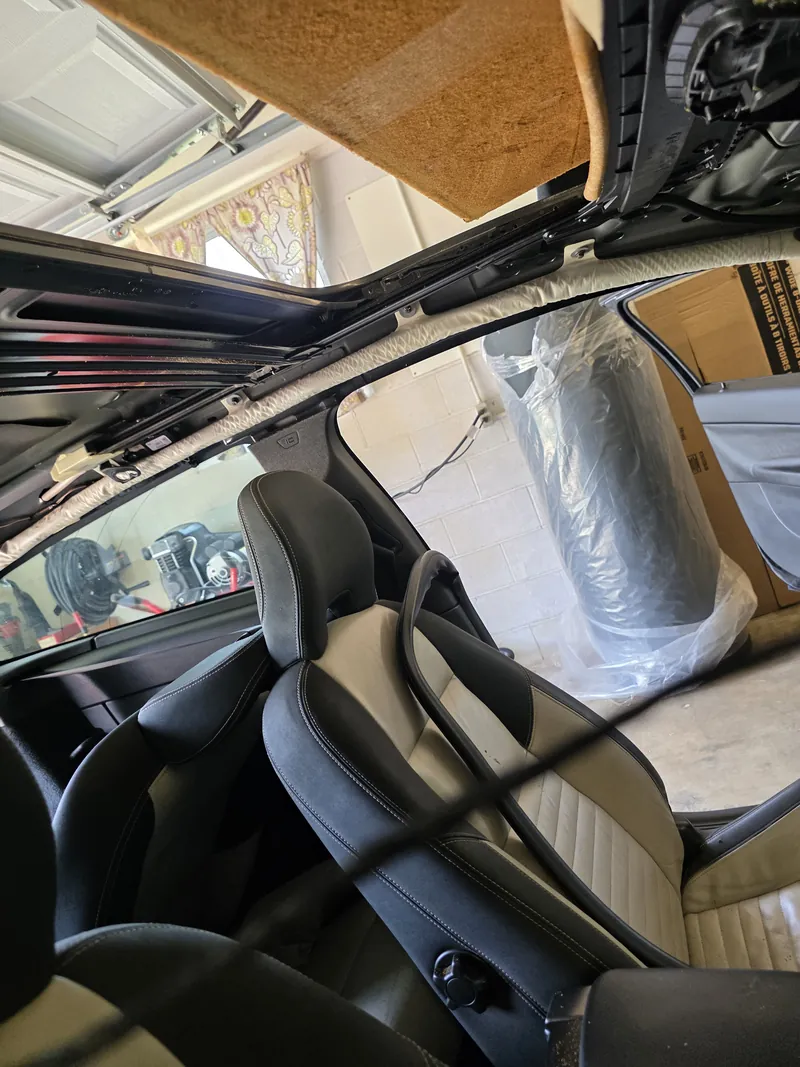
#> input picture assets/ba-sunroof-shade-before-800.webp, 800 x 1067 px
$ python import_photos.py --src ../assets
#> lines starting #> are read from the running program, lines starting #| are printed output that depends on the picture
"""Triage a folder of raw shop photos into a labelled contact sheet.

Step 1 of the photo pipeline. Point it at a folder of dumped photos (the Google
Drive export, a phone dump, whatever) and it will:

  * read every image, whatever the extension actually claims
  * drop byte-identical duplicates
  * flag visually near-identical shots (burst frames, re-saves) as one group
  * fix EXIF rotation, which phone photos always need
  * write numbered review-size WebPs plus a contact sheet you can open and label

Nothing is copied into assets/ here — this step is purely "what have we got".
Once the user has labelled the numbers, run adopt_photos.py to move the keepers
into assets/ under real names, then make_responsive.py to cut the srcset tiers.

    python _build/import_photos.py --src "C:/path/to/downloaded/photos"
    # then open _build/incoming/contact-sheet.html

HEIC note: most "HEIC" files out of Google Drive are actually JPEG bytes with a
stale extension, and Pillow reads those fine. If a real HEIC turns up, install
pillow-heif (`pip install pillow-heif`) and rerun — it is picked up automatically.
"""
import argparse
import hashlib
import json
import os

from PIL import Image, ImageOps

try:                                    # optional, only needed for true HEIC
    import pillow_heif
    pillow_heif.register_heif_opener()
#> (this line was passed over: pillow_heif is not available in this run)
    HEIF = True
except ImportError:
    HEIF = False

HERE = os.path.dirname(os.path.abspath(__file__))
OUTDIR = os.path.join(HERE, "incoming")

REVIEW_W = 1400          # review copies; the real srcset tiers come later
THUMB_W = 400
QUALITY = 82
EXTS = (".jpg", ".jpeg", ".png", ".webp", ".heic", ".heif", ".bmp", ".tif", ".tiff")


def dhash(im, size=16):
    """Difference hash — 256-bit perceptual fingerprint, no extra dependencies.

    Compares each pixel to its right-hand neighbour, so it keys on gradients
    rather than overall brightness. An average hash was tried first and grouped
    plainly different photos together whenever their overall luminance matched;
    dhash at 16x16 separates them cleanly.
    """
    g = im.convert("L").resize((size + 1, size), Image.LANCZOS)
    px = g.tobytes()
    bits, i = 0, 0
    for row in range(size):
        base = row * (size + 1)
        for col in range(size):
            if px[base + col] > px[base + col + 1]:
                bits |= 1 << i
            i += 1
    return bits


def main():
    ap = argparse.ArgumentParser()
    ap.add_argument("--src", required=True, help="folder of raw photos")
    ap.add_argument("--near", type=int, default=12,
                    help="max differing bits (of 256) to call two shots near-identical; "
                         "raise to group more aggressively, lower to group less")
    args = ap.parse_args()

    if not os.path.isdir(args.src):
        raise SystemExit(f"source folder not found: {args.src}")
    os.makedirs(OUTDIR, exist_ok=True)

    files = sorted(f for f in os.listdir(args.src) if f.lower().endswith(EXTS))
    if not files:
        raise SystemExit(f"no images found in {args.src}")

    by_bytes, records, unreadable = {}, [], []
    exact_dupes = 0

    for fname in files:
        path = os.path.join(args.src, fname)
        with open(path, "rb") as fh:
            digest = hashlib.sha256(fh.read()).hexdigest()
        if digest in by_bytes:                       # same bytes, already have it
            by_bytes[digest]["dupe_names"].append(fname)
            exact_dupes += 1
            continue

        try:
            with Image.open(path) as im:
#> im is the input picture: PIL image 800x1067 RGB; mean R, G, B 101.3, 96.1, 87.6
                real_format = im.format          # what it ACTUALLY is
#> real_format = 'WEBP'
                im = ImageOps.exif_transpose(im)  # phones lie about orientation
                im = im.convert("RGB")
                rec = {
                    "src": fname,
                    "sha256": digest[:16],
                    "format": real_format,
                    "w": im.width,
                    "h": im.height,
                    "bytes": os.path.getsize(path),
                    "dupe_names": [],
                    "phash": dhash(im),
                }
#> in dhash, `g = im.convert("L").resize((size + 1, size), Image.LANCZOS)`:
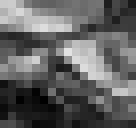
#> g: PIL image 17x16 L (shown 8 times larger); min 0, max 226, mean 96.8
#> rec = {'src': 'ba-sunroof-shade-before-800.webp', 'sha256': '5813de03c992f6b9', 'format': 'WEBP', 'w': 800, 'h': 1067, 'bytes': 93820, 'dupe_names': [], 'phash': 87321220621640955203523268883812134449896687476003675185669036425986174669374}
                rec["_im"] = im.copy()
                by_bytes[digest] = rec
                records.append(rec)
        except Exception as exc:                     # noqa: BLE001 - report, don't die
            unreadable.append((fname, f"{type(exc).__name__}: {exc}"))
#> pass 2 of the loop in main, `for fname in files:`:
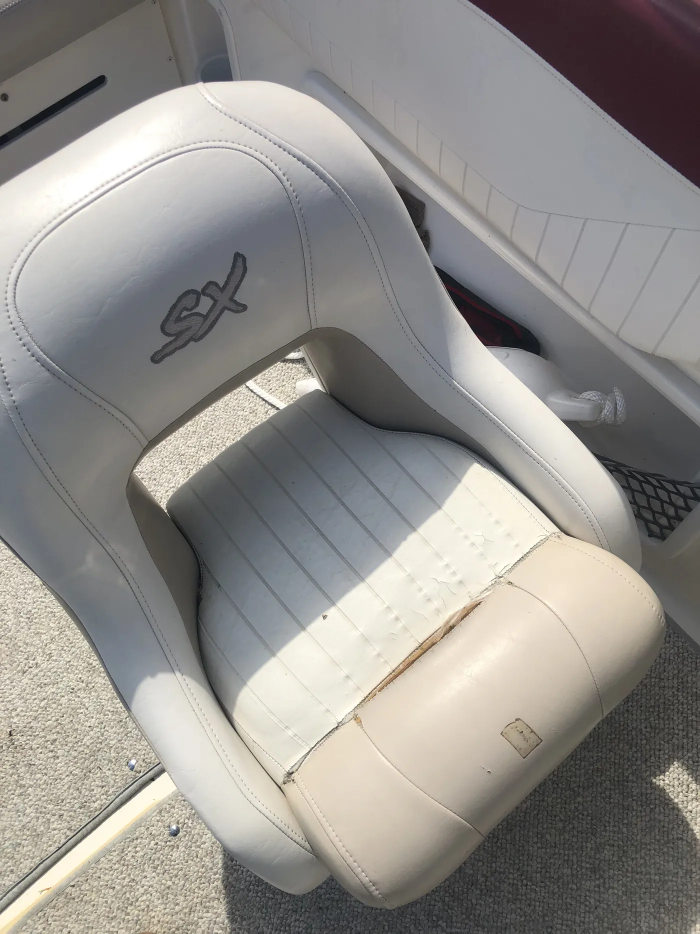
#> input picture assets/boat-helm-seat-white-1400.webp, 1400 x 1867 px (shown at 1/2 size)
#> in main, im is the input picture: PIL image 1400x1867 RGB; mean R, G, B 145.6, 143, 139.2
#> in dhash (call 2), `g = im.convert("L").resize((size + 1, size), Image.LANCZOS)`:
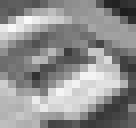
#> g: PIL image 17x16 L (shown 8 times larger); min 29, max 249, mean 143.3
#> rec = {'src': 'boat-helm-seat-white-1400.webp', 'sha256': '9ea13990a9391cdf', 'format': 'WEBP', 'w': 1400, 'h': 1867, 'bytes': 185370, 'dupe_names': [], 'phash': 2811160555940271178127986819664208314849209959196247570798917079263734742028}

    # group near-identical shots so the user labels a burst once, not eight times
    groups = []
    for rec in records:
        for g in groups:
            if bin(g[0]["phash"] ^ rec["phash"]).count("1") <= args.near:
                g.append(rec)
                break
        else:
            groups.append([rec])
#> this loop made 2 passes
#> after the loop, g = 1 item; groups = 2 items

    manifest, tiles = [], []
    for gi, group in enumerate(groups, 1):
        # keep the highest-resolution frame of a near-identical group as the lead
        group.sort(key=lambda r: r["w"] * r["h"], reverse=True)
        for within, rec in enumerate(group):
            num = f"{gi:03d}" if within == 0 else f"{gi:03d}{chr(96 + within)}"
            im = rec.pop("_im")
            w = min(REVIEW_W, im.width)
            h = round(im.height * w / im.width)
            out_name = f"{num}.webp"
            im.resize((w, h), Image.LANCZOS).save(
                os.path.join(OUTDIR, out_name), "WEBP", quality=QUALITY, method=6)

            entry = {k: v for k, v in rec.items() if k != "phash"}
            entry.update({"num": num, "group": gi, "review_file": out_name,
                          "lead_of_group": within == 0, "label": ""})
            manifest.append(entry)

            alt = " alt-of-group" if within else ""
            dupe_note = (f'<span class="d">{len(rec["dupe_names"])} exact duplicate(s) '
                         f'also in folder</span>' if rec["dupe_names"] else "")
            tiles.append(
                f'<figure class="t{alt}"><img src="{out_name}" loading="lazy" '
                f'width="{w}" height="{h}" alt="photo {num}">'
                f'<figcaption><b>{num}</b>'
                f'<span class="m">{rec["format"]} &middot; {rec["w"]}&times;{rec["h"]}'
                f' &middot; {rec["bytes"]/1024:.0f} KB</span>{dupe_note}</figcaption></figure>')
#> this loop made 2 passes
#> gi on passes 1 to 2: 1, 2
#> after the loop, manifest = 2 items; tiles = 2 items

    with open(os.path.join(OUTDIR, "manifest.json"), "w", encoding="utf-8") as fh:
        json.dump(manifest, fh, indent=1)

    fmts = {}
    for rec in manifest:
        fmts[rec["format"]] = fmts.get(rec["format"], 0) + 1
#> after the loop, fmts = {'WEBP': 2}
    fmt_line = ", ".join(f"{v} x {k}" for k, v in sorted(fmts.items()))
    multi = sum(1 for g in groups if len(g) > 1)
#> multi = 0

    sheet = f"""<meta charset="utf-8"><title>Photo contact sheet</title>
<style>
 body{{font:400 15px/1.55 system-ui,sans-serif;margin:0;padding:26px;background:#F1F5F9;color:#2A2E33}}
 h1{{font-size:22px;margin:0 0 4px}}
 .sub{{color:#5b6470;margin-bottom:20px}}
 .grid{{display:grid;gap:14px;grid-template-columns:repeat(auto-fill,minmax(240px,1fr))}}
 .t{{background:#fff;border:1px solid #D9E2ED;margin:0;display:flex;flex-direction:column}}
 .t.alt-of-group{{border-color:#E8B04B;background:#FFFDF6}}
 .t img{{width:100%;height:auto;display:block}}
 figcaption{{padding:9px 11px;display:flex;flex-direction:column;gap:2px}}
 figcaption b{{font-size:15px}}
 .m{{font-size:11.5px;color:#6b7480}}
 .d{{font-size:11.5px;color:#B5732E}}
 .key{{background:#fff;border:1px solid #D9E2ED;padding:14px 16px;margin-bottom:20px}}
</style>
<h1>Contact sheet &mdash; {len(manifest)} photos</h1>
<p class="sub">{len(files)} files in, {exact_dupes} byte-identical duplicates dropped,
   {len(manifest)} kept. Formats: {fmt_line}.
   {multi} group(s) contain near-identical shots.</p>
<div class="key"><b>How to use this:</b> scroll through and write the number plus what it
 shows &mdash; e.g. <i>014 &mdash; Mustang convertible top, finished</i>. Cream-bordered
 tiles are near-identical to the plain tile above them: pick the one you like and ignore
 the rest. Anything you do not label is simply not used.</div>
<div class="grid">{"".join(tiles)}</div>
"""
    with open(os.path.join(OUTDIR, "contact-sheet.html"), "w", encoding="utf-8") as fh:
        fh.write(sheet)

    print(f"files scanned      : {len(files)}")
    print(f"exact duplicates   : {exact_dupes}")
    print(f"unique photos kept : {len(manifest)}")
#| unique photos kept : 2
    print(f"near-identical grps: {multi}")
#| near-identical grps: 0
    print(f"real formats       : {fmt_line}")
#| real formats       : 2 x WEBP
    print(f"true HEIC support  : {'yes (pillow-heif)' if HEIF else 'not installed'}")
    if unreadable:
        print(f"\nUNREADABLE ({len(unreadable)}) — these need a look:")
        for name, why in unreadable:
            print(f"   {name}: {why}")
    print(f"\nopen: {os.path.join(OUTDIR, 'contact-sheet.html')}")
#| open: _build/incoming/contact-sheet.html


if __name__ == "__main__":
    main()
